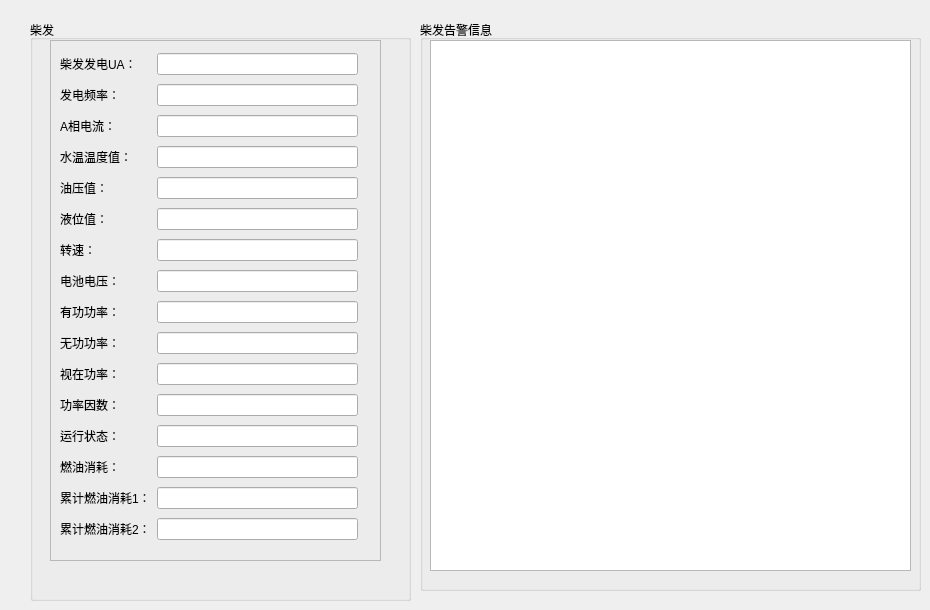
    <widget class="QWidget" name="tab_4">
     <attribute name="title">
      <string>柴发参数</string>
     </attribute>
     <widget class="QGroupBox" name="groupBox_30">
      <property name="geometry">
       <rect>
        <x>30</x>
        <y>20</y>
        <width>381</width>
        <height>581</height>
       </rect>
      </property>
      <property name="title">
       <string>柴发</string>
      </property>
      <widget class="QFrame" name="frame_3">
       <property name="geometry">
        <rect>
         <x>20</x>
         <y>20</y>
         <width>331</width>
         <height>521</height>
        </rect>
       </property>
       <property name="frameShape">
        <enum>QFrame::StyledPanel</enum>
       </property>
       <property name="frameShadow">
        <enum>QFrame::Raised</enum>
       </property>
       <layout class="QGridLayout" name="gridLayout_34">
        <item row="9" column="0">
         <widget class="QLabel" name="label_67">
          <property name="text">
           <string>无功功率：</string>
          </property>
         </widget>
        </item>
        <item row="4" column="0">
         <widget class="QLabel" name="label_68">
          <property name="text">
           <string>油压值：</string>
          </property>
         </widget>
        </item>
        <item row="3" column="0">
         <widget class="QLabel" name="label_69">
          <property name="text">
           <string>水温温度值：</string>
          </property>
         </widget>
        </item>
        <item row="15" column="1">
         <widget class="QLineEdit" name="diesel_val_15"/>
        </item>
        <item row="5" column="0">
         <widget class="QLabel" name="label_70">
          <property name="text">
           <string>液位值：</string>
          </property>
         </widget>
        </item>
        <item row="6" column="0">
         <widget class="QLabel" name="label_71">
          <property name="text">
           <string>转速：</string>
          </property>
         </widget>
        </item>
        <item row="3" column="1">
         <widget class="QLineEdit" name="diesel_val_4"/>
        </item>
        <item row="7" column="1">
         <widget class="QLineEdit" name="diesel_val_8"/>
        </item>
        <item row="0" column="1">
         <widget class="QLineEdit" name="diesel_val_1"/>
        </item>
        <item row="11" column="0">
         <widget class="QLabel" name="label_72">
          <property name="text">
           <string>功率因数：</string>
          </property>
         </widget>
        </item>
        <item row="16" column="1">
         <widget class="QLineEdit" name="diesel_val_16"/>
        </item>
        <item row="1" column="1">
         <widget class="QLineEdit" name="diesel_val_2"/>
        </item>
        <item row="8" column="1">
         <widget class="QLineEdit" name="diesel_val_9"/>
        </item>
        <item row="13" column="0">
         <widget class="QLabel" name="label_73">
          <property name="text">
           <string>燃油消耗：</string>
          </property>
         </widget>
        </item>
        <item row="10" column="1">
         <widget class="QLineEdit" name="diesel_val_11"/>
        </item>
        <item row="13" column="1">
         <widget class="QLineEdit" name="diesel_val_14"/>
        </item>
        <item row="10" column="0">
         <widget class="QLabel" name="label_99">
          <property name="text">
           <string>视在功率：</string>
          </property>
         </widget>
        </item>
        <item row="12" column="1">
         <widget class="QLineEdit" name="diesel_val_13"/>
        </item>
        <item row="1" column="0">
         <widget class="QLabel" name="label_100">
          <property name="text">
           <string>发电频率：</string>
          </property>
         </widget>
        </item>
        <item row="7" column="0">
         <widget class="QLabel" name="label_101">
          <property name="text">
           <string>电池电压：</string>
          </property>
         </widget>
        </item>
        <item row="5" column="1">
         <widget class="QLineEdit" name="diesel_val_6"/>
        </item>
        <item row="16" column="0">
         <widget class="QLabel" name="label_102">
          <property name="text">
           <string>累计燃油消耗2：</string>
          </property>
         </widget>
        </item>
        <item row="8" column="0">
         <widget class="QLabel" name="label_103">
          <property name="text">
           <string>有功功率：</string>
          </property>
         </widget>
        </item>
        <item row="9" column="1">
         <widget class="QLineEdit" name="diesel_val_10"/>
        </item>
        <item row="4" column="1">
         <widget class="QLineEdit" name="diesel_val_5"/>
        </item>
        <item row="2" column="1">
         <widget class="QLineEdit" name="diesel_val_3"/>
        </item>
        <item row="11" column="1">
         <widget class="QLineEdit" name="diesel_val_12"/>
        </item>
        <item row="15" column="0">
         <widget class="QLabel" name="label_104">
          <property name="text">
           <string>累计燃油消耗1：</string>
          </property>
         </widget>
        </item>
        <item row="6" column="1">
         <widget class="QLineEdit" name="diesel_val_7"/>
        </item>
        <item row="12" column="0">
         <widget class="QLabel" name="label_105">
          <property name="text">
           <string>运行状态：</string>
          </property>
         </widget>
        </item>
        <item row="0" column="0">
         <widget class="QLabel" name="label_106">
          <property name="text">
           <string>柴发发电UA：</string>
          </property>
         </widget>
        </item>
        <item row="2" column="0">
         <widget class="QLabel" name="label_107">
          <property name="text">
           <string>A相电流：</string>
          </property>
         </widget>
        </item>
        <item row="0" column="2">
         <widget class="QLabel" name="label_108">
          <property name="text">
           <string/>
          </property>
         </widget>
        </item>
       </layout>
      </widget>
     </widget>
     <widget class="QGroupBox" name="groupBox_34">
      <property name="geometry">
       <rect>
        <x>420</x>
        <y>20</y>
        <width>501</width>
        <height>571</height>
       </rect>
      </property>
      <property name="title">
       <string>柴发告警信息</string>
      </property>
      <widget class="QTextEdit" name="diesel_mistakes">
       <property name="geometry">
        <rect>
         <x>10</x>
         <y>20</y>
         <width>481</width>
         <height>531</height>
        </rect>
       </property>
      </widget>
     </widget>
    </widget>
